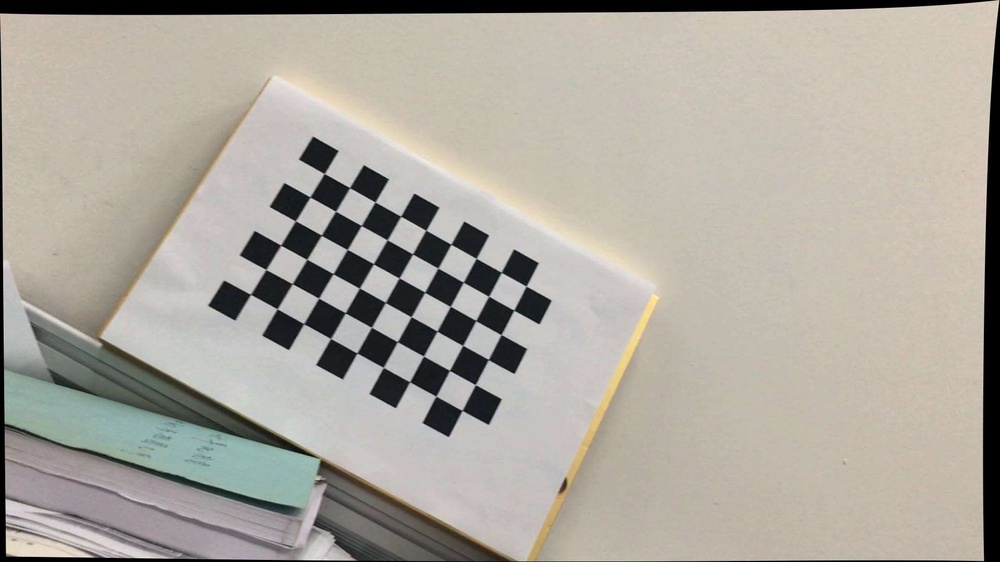
#> input picture python_kmeans/testimg/chess.jpg, 1000 x 562 px, shrunk from 1920 x 1080 before the run; its folder holds only this picture in this run
$ python opencv_find_chess.py
#> lines starting #> are read from the running program, lines starting #| are printed output that depends on the picture; after the words box and inside, x2 and y2 are one past the last pixel; in counts of white or black regions, pixels touching at a corner belong together
import cv2
import numpy as np
import glob

# 找棋盘格角点
# 阈值
criteria = (cv2.TERM_CRITERIA_EPS + cv2.TERM_CRITERIA_MAX_ITER, 30, 0.001)
# 棋盘格模板规格
w = 9
h = 6
# 世界坐标系中的棋盘格点,例如(0,0,0), (1,0,0), (2,0,0) ....,(8,5,0)，去掉Z坐标，记为二维矩阵
objp = np.zeros((w * h, 3), np.float32)
objp[:, :2] = np.mgrid[0:w, 0:h].T.reshape(-1, 2)
# 储存棋盘格角点的世界坐标和图像坐标对
objpoints = []  # 在世界坐标系中的三维点
imgpoints = []  # 在图像平面的二维点

images = glob.glob('../testimg/*.jpg')
for fname in images:
    img = cv2.imread(fname)
#> img is the input picture: shape (562, 1000, 3); mean B, G, R 158.6, 167.8, 172.4
    gray = cv2.cvtColor(img, cv2.COLOR_BGR2GRAY)
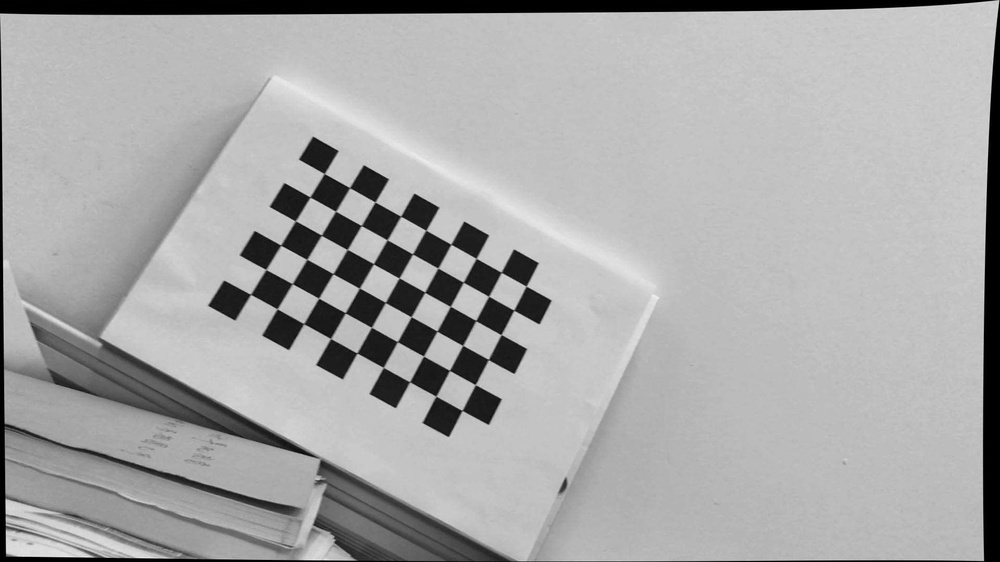
#> gray: shape (562, 1000); min 0, max 239, mean 168
    # 找到棋盘格角点
    ret, corners = cv2.findChessboardCorners(gray, (w, h), None)
#> ret = True; corners = 54 rows, first 8: [322.7, 173.6], [350.4, 188.9], [373.8, 201.7], [401.5, 217.2], [424.7, 230.6], [451.4, 244.8], [474.9, 258.3], [501.8, 273.3]
    # 如果找到足够点对，将其存储起来  使用cornerSubPix函数  确定像素级角点  更加准确
    if ret == True:
        cv2.cornerSubPix(gray, corners, (11, 11), (-1, -1), criteria)
    objpoints.append(objp)
    imgpoints.append(corners)
    # 将角点在图像上显示
    cv2.drawChessboardCorners(img, (w, h), corners, ret)
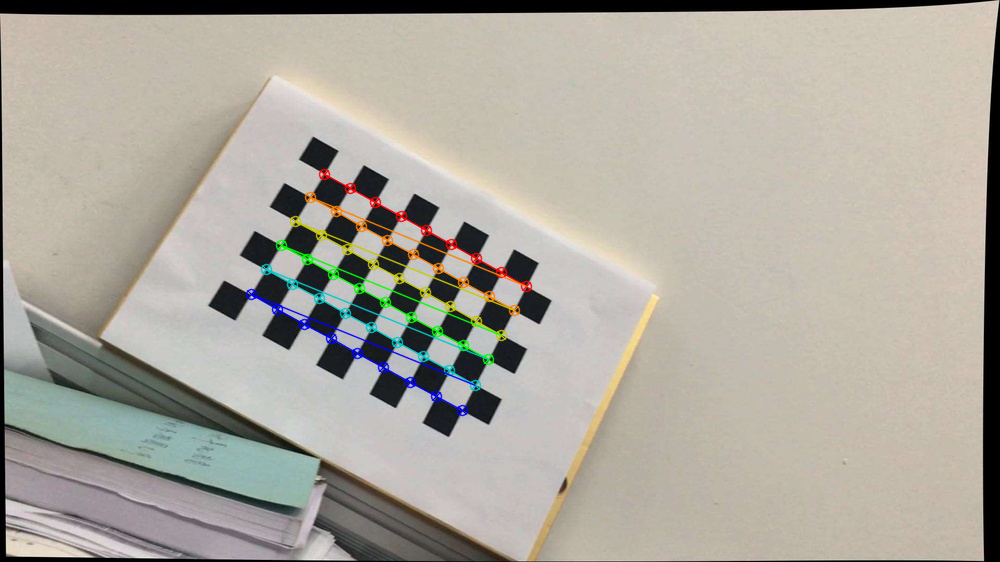
#> img: shape (562, 1000, 3); 1.98% of pixels changed, all inside (x1, y1, x2, y2) = (245, 168, 533, 417)
    cv2.imshow('findCorners', img)
    cv2.waitKey()
cv2.destroyAllWindows()

# 标定
